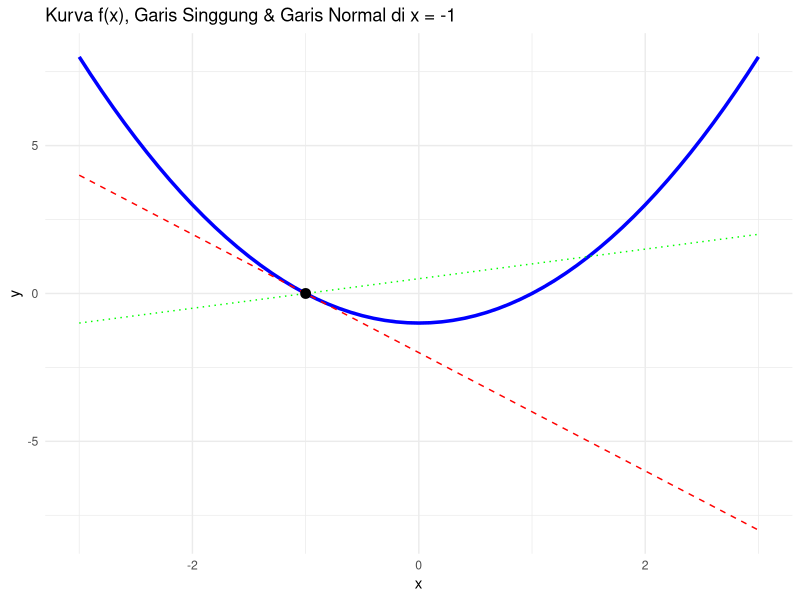

Reproduce this figure in R.
# Gunakan R untuk visualisasi
# install.packages("ggplot2") jika belum terinstal
library(ggplot2)

# Buat data untuk fungsi f(x)
x_vals <- seq(-3, 3, 0.1)
f_x <- x_vals^2 - 1
data <- data.frame(x = x_vals, y = f_x)

# Titik potong
titik <- data.frame(x = -1, y = 0)

# Garis singgung: y = -2x - 2
tangent <- data.frame(x = x_vals, y = -2 * x_vals - 2)

# Garis normal: y = 0.5x + 0.5
normal <- data.frame(x = x_vals, y = 0.5 * x_vals + 0.5)

# Plot
ggplot(data, aes(x, y)) +
  geom_line(color = "blue", size = 1.2) +
  geom_line(data = tangent, aes(x, y), color = "red", linetype = "dashed") +
  geom_line(data = normal, aes(x, y), color = "green", linetype = "dotted") +
  geom_point(data = titik, aes(x, y), color = "black", size = 3) +
  labs(
    title = "Kurva f(x), Garis Singgung & Garis Normal di x = -1",
    x = "x",
    y = "y"
  ) +
  theme_minimal()
